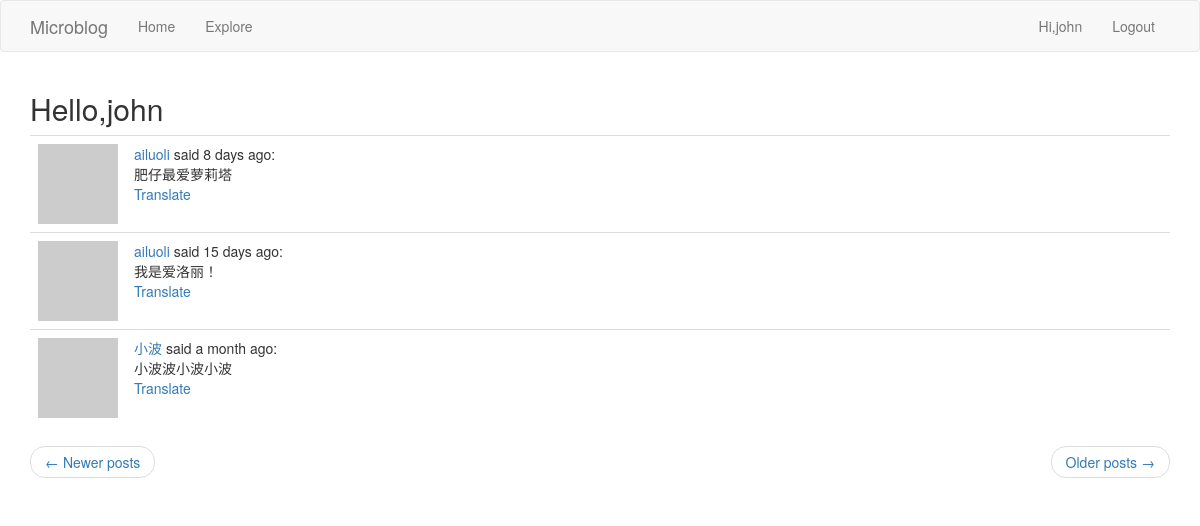
Screenshot of /explore?page=2 (signed in) with the database file from the repository.
### app/models.py (models this page shows, shortened)
class User(UserMixin, db.Model):
	id = db.Column(db.Integer, primary_key=True)
	username = db.Column(db.String(64), index=True, unique=True)
	email = db.Column(db.String(120), index=True, unique=True)
	password_hash = db.Column(db.String(128))
	posts = db.relationship('Post', backref='author', lazy='dynamic')
	about_me = db.Column(db.String(140))
	last_seen = db.Column(db.DateTime, default=datetime.utcnow())
	followed = db.relationship(
		'User',
		secondary=followers,
		primaryjoin=(followers.c.follower_id == id),
		secondaryjoin=(followers.c.followed_id == id),
		backref=db.backref('followers', lazy='dynamic'),
		lazy='dynamic'
	)
	def avatar(self, size):
		digest = md5(self.email.lower().encode('utf-8')).hexdigest()
		return 'https://www.gravatar.com/avatar/{}?d=identicon&s={}'.format(digest, size)

class Post(db.Model):
	id = db.Column(db.Integer, primary_key=True)
	body = db.Column(db.String(1024))
	timestamp = db.Column(db.DateTime, index=True, default=datetime.utcnow)
	user_id = db.Column(db.Integer, db.ForeignKey('user.id'))
	language = db.Column(db.String(5))

### app/routes.py (the view)
@app.route('/explore')
@login_required
def explore():
	page = request.args.get('page', 1, type=int)
	posts = Post.query.order_by(Post.timestamp.desc()).paginate(page, app.config['POSTS_PER_PAGE'], False)
	next_url = url_for('explore', page=posts.next_num) if posts.has_next else None
	prev_url = url_for('explore', page=posts.prev_num) if posts.has_prev else None
	return render_template('index.html', title=_('Explore'), posts=posts.items, next_url=next_url, prev_url=prev_url)

### app/models.py (called while the page is built)
@login.user_loader
def load_user(user_id):
	return User.query.get(int(user_id))

### app/routes.py (called while the page is built)
@app.before_request
def before_request():
	if current_user.is_authenticated:
		current_user.last_seen = datetime.utcnow()
		db.session.commit()
	g.locale = 'zh_CN' if str(get_locale()).startswith('zh') else str(get_locale())

### app/templates/index.html (shortened to what this page needs)
{% extends "base.html" %}
{% import 'bootstrap/wtf.html' as wtf %}
{% block app_content %}
    <h2>{{ _('Hello,%(username)s',username=current_user.username) }}</h2>
    <table class="table table-hover">
        {% for post in posts %}
            {% include '_post.html' %}
        {% endfor %}
    </table>
    <nav aria-label="...">
        <ul class="pager">
            <li class="previous{% if not prev_url %} disabled{% endif %}">
                <a href="{{ prev_url or '#' }}">
                    <span aria-hidden="true">&larr;</span> {{ _('Newer posts') }}
                </a>
            </li>
            <li class="next{% if not next_url %} disabled{% endif %}">
                <a href="{{ next_url or '#' }}">
                    {{ _('Older posts') }} <span aria-hidden="true">&rarr;</span>
                </a>
            </li>
        </ul>
    </nav>
{% endblock %}

### app/templates/base.html (shortened to what this page needs)
{% extends "bootstrap/base.html" %}
{% block navbar %}
    <nav class="navbar navbar-default">
        <div class="container">
            <div class="navbar-header">
                <a class="navbar-brand" href="{{ url_for('index') }}">Microblog</a>
            </div>
            <div class="collapse navbar-collapse" id="bs-example-navbar-collapse-1">
                <ul class="nav navbar-nav">
                    <li><a href="{{ url_for('index') }}">{{ _('Home') }}</a></li>
                    <li><a href="{{ url_for('explore') }}">{{ _('Explore') }}</a></li>
                </ul>
                <ul class="nav navbar-nav navbar-right">
                    {% if current_user.is_anonymous %}
                        <li><a href="{{ url_for('login') }}">{{ _('Login') }}</a></li>
                    {% else %}
                        <li>
                            <a href="{{ url_for('user', username=current_user.username) }}">{{ _('Hi,%(username)s',username=current_user.username) }}</a>
                        </li>
                        <li><a href="{{ url_for('logout') }}">{{ _('Logout') }}</a></li>
                    {% endif %}
                </ul>
            </div>
        </div>
    </nav>
{% endblock %}
{% block content %}
    <div class="container">
        {% block app_content %}{% endblock %}
    </div>
{% endblock %}

### app/templates/_post.html (shortened to what this page needs)
<tr align="top">
    <td width="70px">
        <a href="{{ url_for('user', username=post.author.username) }}">
            <img src="{{ post.author.avatar(70) }}">
        </a>
    </td>
    <td>
        {{ _('%(username)s said %(when)s', username=user_link, when=moment(post.timestamp).fromNow()) }}:
        <br>
        <span id="post{{ post.id }}">{{ post.body }}</span>
        {% if post.language != g.locale %}
            <br>
            <span id="translate{{ post.id }}">
                 <a href="javascript:translate('#post{{ post.id }}','#translate{{ post.id }}','{{ post.language }}','{{ g.locale }}')">{{ _('Translate') }}</a>
            </span>
        {% endif %}
    </td>
</tr>

### rows the page displays
Post: body "肥仔最爱萝莉塔"
Post: body "我是爱洛丽！"
Post: body "小波波小波小波"
